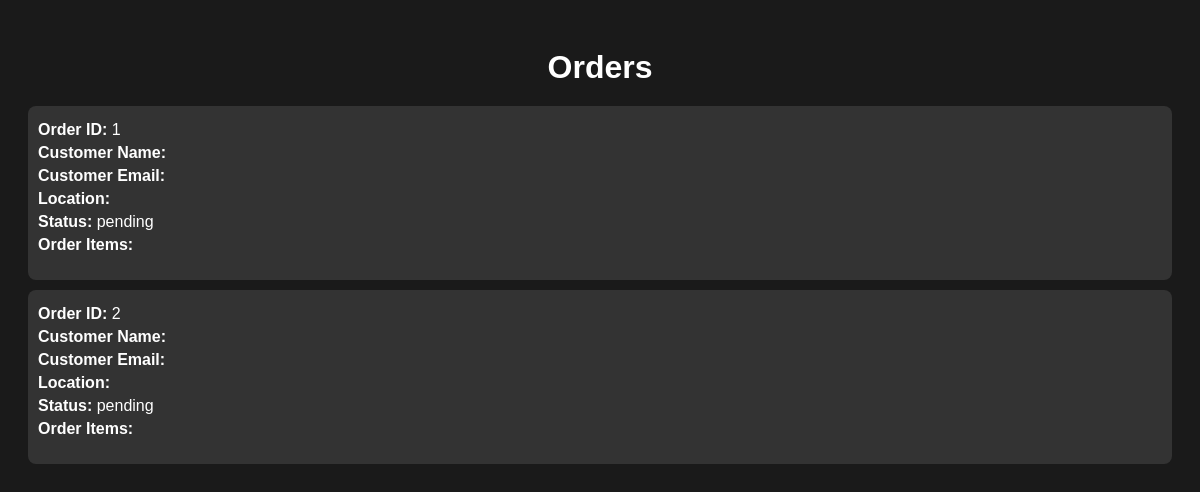
Before: /api/htm/orders/ with the older database file.
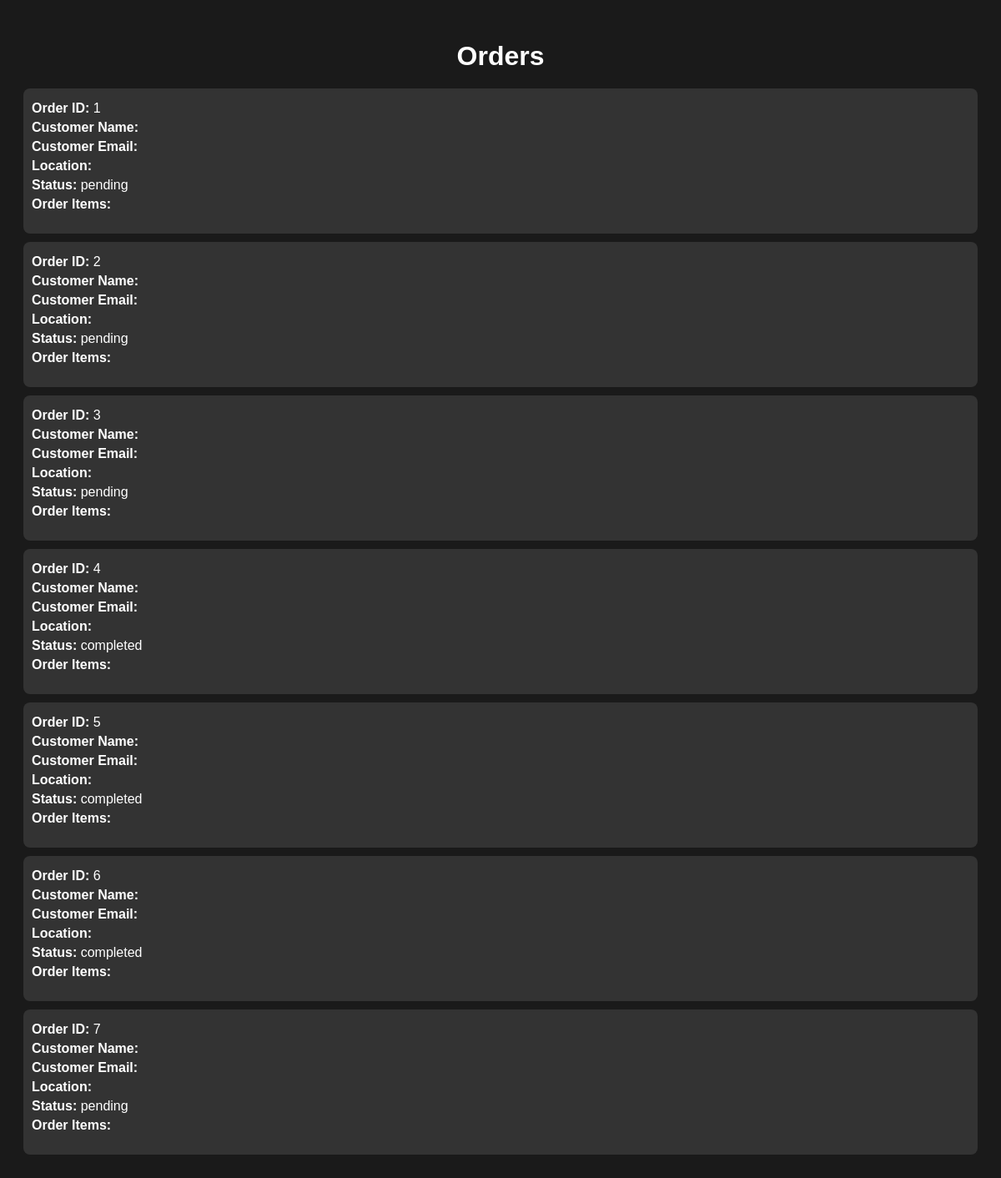
After: the same page with the newer database file.
### store/models.py (models this page shows, shortened)
class Order(models.Model):
    STATUS_CHOICES = [
        ('pending', 'Pending'),
        ('completed', 'Completed'),
        ('failed', 'Failed'),
    ]
    id = models.AutoField(primary_key=True)
    amount = models.DecimalField(max_digits=10, decimal_places=2)
    phone_number = models.CharField(max_length=15)
    status = models.CharField(max_length=10, choices=STATUS_CHOICES, default='pending')
    transaction_id = models.CharField(max_length=100, blank=True, null=True)
    payment_time = models.DateTimeField(blank=True, null=True)
    created_at = models.DateTimeField(auto_now_add=True)
    updated_at = models.DateTimeField(auto_now=True)

### store/views.py (the view)
# urls.py: path('htm/orders/',orders,name='orders')
def orders(request):
    orders = Order.objects.all()
    return render(request, 'orders.html', {"orders": orders})

### store/templates/orders.html (shortened to what this page needs)
<!DOCTYPE html>
<html lang="en">
<head>
</head>
<body>
    <h1>Orders</h1>
    <div id="orders-list">
        {% if orders %}
            {% for order in orders %}
                <div class="order-item">
                    <p><strong>Order ID:</strong> {{ order.id }}</p>
                    <p><strong>Customer Name:</strong> {{ order.customer_name }}</p>
                    <p><strong>Customer Email:</strong> {{ order.customer_email }}</p>
                    <p><strong>Location:</strong> {{ order.location_details }}</p>
                    <p><strong>Status:</strong> {{ order.status }}</p>
                    <p><strong>Order Items:</strong></p>
                </div>
            {% endfor %}
        {% else %}
            <p>No orders found.</p>
        {% endif %}
    </div>
</body>
</html>

### store/templates/orders.html (style rules this page uses)
body { font-family: Arial, sans-serif; background-color: #1a1a1a; color: #ffffff; padding: 20px; }
h1 { text-align: center; margin-bottom: 20px; }
.order-item { background-color: #333333; padding: 10px; margin-bottom: 10px; border-radius: 8px; }
.order-item p { margin: 5px 0; }

Changed rows visible on the page:
added Order: id "3", status "pending"
added Order: id "4", status "completed"
added Order: id "5", status "completed"
added Order: id "6", status "completed"
added Order: id "7", status "pending"
